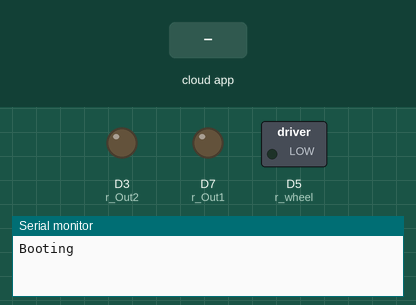
Simulated run of this sketch. Board: ESP8266 (NodeMCU). Parts: switched loads named in the sketch (green lamp = pin HIGH), output pins drawn as LEDs (lit = HIGH), the last lines printed to the serial monitor. Inputs (shaded band) come from the test bench. WiFi joins after 1.5 s; servers stay silent unless stated; no MQTT or app messages arrive unless stated; pins used as bus, display or sensor lines are not drawn.

Above: at 0.1 s.
At 3.7 s:
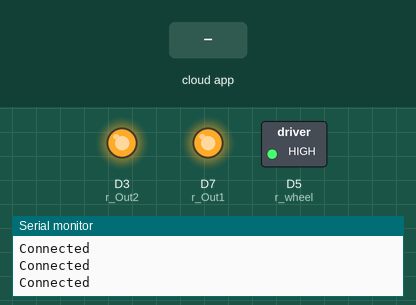
3.8 s: the phone or cloud app sets DroppingDementor to 1
At 3.86 s:
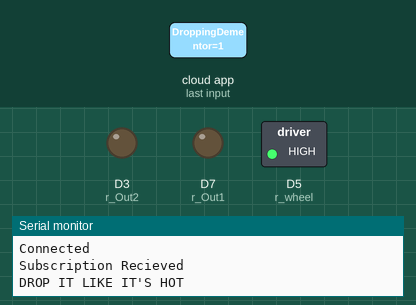
5.4 s: the phone or cloud app sets DroppingDementor to 0
Timing chart, 0 to 8.4 s (numbered marks = the images above; inputs shaded):
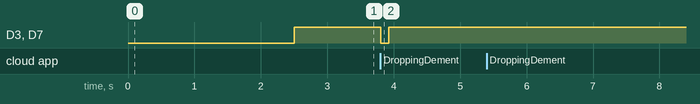

Measured:
- after the input at 3.8 s, D3 (r_Out2), D7 (r_Out1): HIGH → LOW at once, → HIGH 0.12 s later

The sketch:

DroppingDementor_Mech.ino
```cpp
// ***************************************
// ********** Global Variables ***********
// ***************************************


//Globals for Wifi Setup and OTA
#include <ESP8266WiFi.h>
#include <ESP8266mDNS.h>
#include <WiFiUdp.h>
#include <ArduinoOTA.h>

//WiFi Credentials
#ifndef STASSID
/* My House */
//#define STASSID "ATTAPaQxEa"
//#define STAPSK  "u%5kf7aq%jm="
/* Warp House */
#define STASSID "DoLGulDur"
#define STAPSK  "warproom"
/* Valencia */
//#define STASSID "VC-Guest"
//#define STAPSK  ""
#endif
const char* ssid = STASSID;
const char* password = STAPSK;

//Globals for MQTT
#include <Adafruit_MQTT.h>
#include <Adafruit_MQTT_Client.h>
#define MQTT_CONN_KEEPALIVE 300
#define AIO_SERVER      "io.adafruit.com"
#define AIO_SERVERPORT  1883
#define AIO_USERNAME    "atomisk966"
#define AIO_KEY         "e0c3d4198f7c42c6843cc67d87c9629d"

//Initialize and Subscribe to MQTT
WiFiClient client;
Adafruit_MQTT_Client mqtt(&client, AIO_SERVER, AIO_SERVERPORT, AIO_USERNAME, AIO_KEY);
Adafruit_MQTT_Subscribe dementor = Adafruit_MQTT_Subscribe(&mqtt, AIO_USERNAME "/feeds/DroppingDementor");

//Globals for Relays
#define r_wheel D5
#define r_Power1 D6
#define r_Out1 D7
#define r_Out2 D3
#define r_Power2 D4


// ***************************************
// *************** Setup *****************
// ***************************************

void setup() {

  //Initialize Serial
  Serial.begin(115200);
  Serial.println("Booting");

  //Initialize WiFi & OTA
  WiFi.mode(WIFI_STA);
  WiFi.begin(ssid, password);
  while (WiFi.waitForConnectResult() != WL_CONNECTED) {
    Serial.println("Connection Failed! Rebooting...");
    delay(5000);
    ESP.restart();
  }
  ArduinoOTA.setHostname("DroppingDementor");
  ArduinoOTA.onStart([]() {
    String type;
    if (ArduinoOTA.getCommand() == U_FLASH) {
      type = "sketch";
    } else { // U_SPIFFS
      type = "filesystem";
    }
    Serial.println("Start updating " + type);
  });
  ArduinoOTA.onEnd([]() {
    Serial.println("\nEnd");
  });
  ArduinoOTA.onProgress([](unsigned int progress, unsigned int total) {
    Serial.printf("Progress: %u%%\r", (progress / (total / 100)));
  });
  ArduinoOTA.onError([](ota_error_t error) {
    Serial.printf("Error[%u]: ", error);
    if (error == OTA_AUTH_ERROR) {
      Serial.println("Auth Failed");
    } else if (error == OTA_BEGIN_ERROR) {
      Serial.println("Begin Failed");
    } else if (error == OTA_CONNECT_ERROR) {
      Serial.println("Connect Failed");
    } else if (error == OTA_RECEIVE_ERROR) {
      Serial.println("Receive Failed");
    } else if (error == OTA_END_ERROR) {
      Serial.println("End Failed");
    }
  });
  ArduinoOTA.begin();
  Serial.println("Ready");
  Serial.print("IP address: ");
  Serial.println(WiFi.localIP());

  //Initialize MQTT
  mqtt.subscribe(&dementor);

  //Initialize Relays
  delay(1000);
  pinMode(r_wheel, OUTPUT);
  pinMode(r_Power1, OUTPUT);
  pinMode(r_Power2, OUTPUT);
  pinMode(r_Out1, OUTPUT);
  pinMode(r_Out2, OUTPUT);
  digitalWrite(r_wheel, HIGH);
  digitalWrite(r_Power1, HIGH);
  digitalWrite(r_Power2, HIGH);
  digitalWrite(r_Out1, HIGH);
  digitalWrite(r_Out2, HIGH);
}


// ***************************************
// ************* Da Loop *****************
// ***************************************
void loop() {

  //Network Housekeeping
  ArduinoOTA.handle();
  MQTT_connect();

  //State Manager
  Adafruit_MQTT_Subscribe *subscription;
  while ((subscription = mqtt.readSubscription(10))) {
    Serial.println("Subscription Recieved");
    uint16_t value = atoi((char *)dementor.lastread);

    // [Standby]
    if (value == 0) {
      Serial.println("Standby");
      digitalWrite(r_wheel, HIGH);
      digitalWrite(r_Power1, HIGH);
      digitalWrite(r_Power2, HIGH);
      digitalWrite(r_Out1, HIGH);
      digitalWrite(r_Out2, HIGH);
    }

    // [Drop]
    if (value == 1) {
      //Pin raises and Dementor Drops
      Serial.println("DROP IT LIKE IT'S HOT");

      digitalWrite(r_Power1, LOW);
      digitalWrite(r_Power2, LOW);
      digitalWrite(r_Out1, LOW);
      digitalWrite(r_Out2, LOW);
      delay(120);
      digitalWrite(r_Power1, HIGH);
      digitalWrite(r_Power2, HIGH);
      digitalWrite(r_Out1, HIGH);
      digitalWrite(r_Out2, HIGH);
      value = 0;
    }

    // [Climb]
    if (value == 2) {
      //Wheel begins turning and pin latches in place
      Serial.println("Raising");

      digitalWrite(r_Power1, HIGH);
      digitalWrite(r_Power2, HIGH);
      digitalWrite(r_wheel, LOW);
      delay(5000);
      digitalWrite(r_Out1, LOW);
      digitalWrite(r_Out2, LOW);
      delay(160);
      digitalWrite(r_Out1, HIGH);
      digitalWrite(r_Out2, HIGH);
      delay(1);
      digitalWrite(r_wheel, HIGH);
      value = 0;
    }
  }
}


// ***************************************
// ********** Backbone Methods ***********
// ***************************************

void MQTT_connect() {
  int8_t ret;

  // Stop if already connected.
  if (mqtt.connected()) {
    Serial.println("Connected");
    return;
  }
  Serial.print("Connecting to MQTT... ");
  uint8_t retries = 3;

  while ((ret = mqtt.connect()) != 0) { // connect will return 0 for connected
    Serial.println(mqtt.connectErrorString(ret));
    Serial.println("Retrying MQTT connection in 5 seconds...");
    mqtt.disconnect();
    delay(5000);  // wait 5 seconds
    retries--;
    if (retries == 0) {
      // basically die and wait for WDT to reset me
      //while (1);
      Serial.println("Wait 10 min to reconnect");
      delay(600000);
    }
  }
  Serial.println("MQTT Connected!");
}
```
